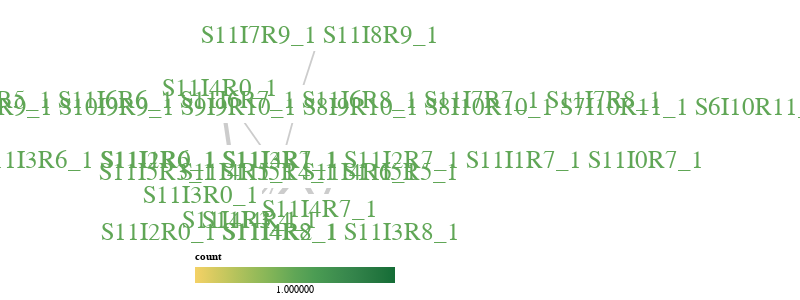

Here is the notebook cell this chart was saved with:
### Code cell
schema = sententree_vega.vega_sententree(G, w=800, h=300)
vega.save_schema(schema, "schema.vg.json")
with open("../figures/bin_occurance.png", "wb") as f:
    png = vl_convert.vega_to_png(schema, scale=4)
    f.write(png)

vega.display(schema, format="interactive")

### Figure 1 — Vega specification as saved in the notebook (floating-point values rounded to 4 significant figures)
{"$schema": "https://vega.github.io/schema/vega/v5.json", "autosize": {"contains": "padding", "resize": true, "type": "fit"}, "data": [{"name": "base", "values": [{"count": 1, "height": 0.5, "id": "S11I3R0_1", "label": "S11I3R0", "summary": false, "width": 0.75, "x": 27, "y": 114}, {"count": 1, "height": 0.5, "id": "S11I2R0_1 S11I4R2_1", "label": "S11I2R0 S11I4R2", "summary": false, "width": 0.75, "x": 117, "y": 136}, {"count": 1, "height": 0.5, "id": "S11I4R3_1", "label": "S11I4R3", "summary": false, "width": 0.75, "x": 207, "y": 129}, {"count": 1, "height": 0.5, "id": "S11I5R3_1 S11I5R4_1 S11I5R5_1", "label": "S11I5R3 S11I5R4 S11I5R5", "summary": false, "width": 0.75, "x": 387, "y": 100}, {"count": 1, "height": 0.5, "id": "S11I4R5_1 S11I4R6_1", "label": "S11I4R5 S11I4R6", "summary": false, "width": 0.75, "x": 477.1, "y": 100}, {"count": 1, "height": 0.5, "id": "S11I4R7_1", "label": "S11I4R7", "summary": false, "width": 0.75, "x": 574.8, "y": 122}, {"count": 1, "height": 0.5, "id": "S11I4R0_1", "label": "S11I4R0", "summary": false, "width": 0.75, "x": 117, "y": 50}, {"count": 1, "height": 0.5, "id": "S11I4R4_1", "label": "S11I4R4", "summary": false, "width": 0.75, "x": 297, "y": 129}, {"count": 1, "height": 0.5, "id": "S11I1R0_1 S11I4R1_1", "label": "S11I1R0 S11I4R1", "summary": false, "width": 0.75, "x": 117, "y": 93}, {"count": 1, "height": 0.5, "id": "S11I4R8_1 S11I3R8_1", "label": "S11I4R8 S11I3R8", "summary": false, "width": 0.75, "x": 672.5, "y": 136}, {"count": 1, "height": 0.5, "id": "S11I3R6_1 S11I2R6_1 S11I3R7_1 S11I2R7_1 S11I1R7_1 S11I0R7_1", "label": "S11I3R6 S11I2R6 S11I3R7 S11I2R7 S11I1R7 S11I0R7", "summary": false, "width": 0.7534, "x": 672.5, "y": 93}, {"count": 1, "height": 0.5, "id": "S11I6R5_1 S11I6R6_1 S11I6R7_1 S11I6R8_1 S11I7R7_1 S11I7R8_1", "label": "S11I6R5 S11I6R6 S11I6R7 S11I6R8 S11I7R7 S11I7R8", "summary": false, "width": 0.7534, "x": 477.1, "y": 57}, {"count": 1, "height": 0.5, "id": "S11I8R8_1 S10I8R9_1 S10I9R9_1 S9I9R10_1 S8I9R10_1 S8I10R10_1 S7I10R11_1 S6I10R11_1", "label": "S11I8R8 S10I8R9 S10I9R9 S9I9R10 S8I9R10 S8I10R10 S7I10R11 S6I10R11", "summary": false, "width": 0.9599, "x": 574.8, "y": 61}, {"count": 1, "height": 0.5, "id": "S11I7R9_1 S11I8R9_1", "label": "S11I7R9 S11I8R9", "summary": false, "width": 0.75, "x": 574.8, "y": 18}]}, {"name": "links", "values": [{"source": "S11I3R0_1", "target": "S11I2R0_1 S11I4R2_1", "weight": 2}, {"source": "S11I3R0_1", "target": "S11I1R0_1 S11I4R1_1", "weight": 1}, {"source": "S11I2R0_1 S11I4R2_1", "target": "S11I4R3_1", "weight": 1}, {"source": "S11I2R0_1 S11I4R2_1", "target": "S11I4R4_1", "weight": 2}, {"source": "S11I4R3_1", "target": "S11I4R4_1", "weight": 4}, {"source": "S11I4R3_1", "target": "S11I5R3_1 S11I5R4_1 S11I5R5_1", "weight": 2}, {"source": "S11I5R3_1 S11I5R4_1 S11I5R5_1", "target": "S11I4R5_1 S11I4R6_1", "weight": 1}, {"source": "S11I5R3_1 S11I5R4_1 S11I5R5_1", "target": "S11I6R5_1 S11I6R6_1 S11I6R7_1 S11I6R8_1 S11I7R7_1 S11I7R8_1", "weight": 1}, {"source": "S11I4R5_1 S11I4R6_1", "target": "S11I4R7_1", "weight": 5}, {"source": "S11I4R5_1 S11I4R6_1", "target": "S11I3R6_1 S11I2R6_1 S11I3R7_1 S11I2R7_1 S11I1R7_1 S11I0R7_1", "weight": 3}, {"source": "S11I4R7_1", "target": "S11I4R8_1 S11I3R8_1", "weight": 1}, {"source": "S11I4R7_1", "target": "S11I3R6_1 S11I2R6_1 S11I3R7_1 S11I2R7_1 S11I1R7_1 S11I0R7_1", "weight": 4}, {"source": "S11I4R0_1", "target": "S11I4R3_1", "weight": 4}, {"source": "S11I4R0_1", "target": "S11I5R3_1 S11I5R4_1 S11I5R5_1", "weight": 1}, {"source": "S11I4R4_1", "target": "S11I5R3_1 S11I5R4_1 S11I5R5_1", "weight": 1}, {"source": "S11I4R4_1", "target": "S11I4R5_1 S11I4R6_1", "weight": 5}, {"source": "S11I1R0_1 S11I4R1_1", "target": "S11I4R3_1", "weight": 1}, {"source": "S11I1R0_1 S11I4R1_1", "target": "S11I5R3_1 S11I5R4_1 S11I5R5_1", "weight": 1}, {"source": "S11I6R5_1 S11I6R6_1 S11I6R7_1 S11I6R8_1 S11I7R7_1 S11I7R8_1", "target": "S11I8R8_1 S10I8R9_1 S10I9R9_1 S9I9R10_1 S8I9R10_1 S8I10R10_1 S7I10R11_1 S6I10R11_1", "weight": 1}, {"source": "S11I6R5_1 S11I6R6_1 S11I6R7_1 S11I6R8_1 S11I7R7_1 S11I7R8_1", "target": "S11I7R9_1 S11I8R9_1", "weight": 1}]}, {"name": "filtered_base", "source": "base", "transform": [{"expr": "datum.count >= filter_value", "type": "filter"}]}, {"name": "filtered_links", "source": "links", "transform": [{"as": ["source_id"], "fields": ["source"], "from": "filtered_base", "key": "id", "type": "lookup", "values": ["id"]}, {"as": ["target_id"], "fields": ["target"], "from": "filtered_base", "key": "id", "type": "lookup", "values": ["id"]}, {"expr": "datum.source_id != null && datum.target_id != null", "type": "filter"}]}, {"name": "measured", "source": "filtered_base", "transform": [{"as": "top_y", "expr": "datum.y+datum.height/2", "type": "formula"}, {"as": "bottom_y", "expr": "datum.y-datum.height/2", "type": "formula"}, {"as": "right_x", "expr": "datum.x+datum.width/2", "type": "formula"}, {"as": "left_x", "expr": "datum.x-datum.width/2", "type": "formula"}]}, {"name": "graph", "source": "measured", "transform": [{"as": "x1", "expr": "scale('scale_x', datum.left_x)", "type": "formula"}, {"as": "y1", "expr": "scale('scale_y', datum.top_y)", "type": "formula"}, {"as": "x2", "expr": "scale('scale_x', datum.right_x)", "type": "formula"}, {"as": "y2", "expr": "scale('scale_y', datum.bottom_y)", "type": "formula"}]}, {"name": "link_paths", "source": "filtered_links", "transform": [{"as": ["sourceX", "sourceY"], "fields": ["source"], "from": "graph", "key": "id", "type": "lookup", "values": ["x2", "y2"]}, {"as": ["targetX", "targetY"], "fields": ["target"], "from": "graph", "key": "id", "type": "lookup", "values": ["x2", "y2"]}, {"orient": "horizontal", "shape": "line", "sourceX": "sourceX", "sourceY": "sourceY", "targetX": "targetY", "targetY": "targetY", "type": "linkpath"}]}], "height": 300, "legends": [{"direction": "horizontal", "fill": "font_color", "orient": "bottom", "tickCount": 5, "title": "count", "type": "gradient"}], "marks": [{"encode": {"enter": {"stroke": {"value": "#ccc"}, "strokeWidth": {"field": "weight", "scale": "line_thickness"}, "x": {"field": "sourceX"}, "x2": {"field": "targetX"}, "y": {"field": "sourceY"}, "y2": {"field": "targetY"}}}, "from": {"data": "link_paths"}, "name": "links_lines", "type": "rule"}, {"encode": {"enter": {"align": {"value": "center"}, "baseline": {"value": "middle"}, "fill": {"field": "count", "scale": "font_color"}, "font": {"value": "Arial"}, "fontSize": {"field": "count", "scale": "font_size"}, "text": {"field": "id"}, "x1": {"field": "x1"}, "x2": {"field": "x2"}, "y1": {"field": "y1"}, "y2": {"field": "y2"}}}, "from": {"data": "graph"}, "name": "labels", "type": "text", "zindex": 1}, {"encode": {"enter": {"fill": {"value": "white"}, "opacity": {"value": 1}, "x": {"field": "bounds.x1", "offset": -3, "round": true}, "x2": {"field": "bounds.x2", "offset": 3, "round": true}, "y": {"field": "bounds.y1", "offset": -3, "round": true}, "y2": {"field": "bounds.y2", "offset": 3, "round": true}}}, "from": {"data": "labels"}, "name": "label_mask", "type": "rect", "zindex": 0}], "padding": 5, "scales": [{"domain": {"data": "measured", "fields": ["right_x", "left_x"]}, "name": "scale_x", "range": [0, {"signal": "width"}], "type": "linear"}, {"domain": {"data": "measured", "fields": ["bottom_y", "top_y"]}, "name": "scale_y", "range": [0, {"signal": "height"}]}, {"domain": {"data": "base", "field": "count"}, "name": "font_color", "range": {"scheme": "goldgreen"}, "type": "linear"}, {"domain": {"data": "base", "field": "count"}, "name": "font_size", "range": [12, 25], "type": "linear"}, {"domain": {"data": "links", "field": "weight"}, "name": "line_thickness", "range": [1, 5], "type": "linear"}], "signals": [{"bind": {"input": "range", "max": 25, "min": 0, "name": "Minimum count", "step": 1}, "name": "filter_value", "value": 0}], "width": 800}
